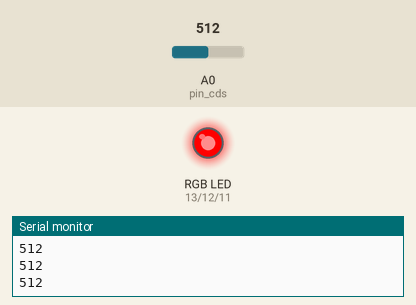
This sketch was run on a simulated Arduino Uno, built with avr-gcc and run on an emulated ATmega328P. Shown: an RGB LED mixed from three pins (HIGH = lit), the last lines printed to the serial monitor. The test bench sets the inputs (shaded band); at power-on: A0 (pin_cds) = 512.

Above: at 1.2 s.
1.3 s: A0 (pin_cds) set to 211
2.8 s: A0 (pin_cds) set to 190
At 4.0 s:
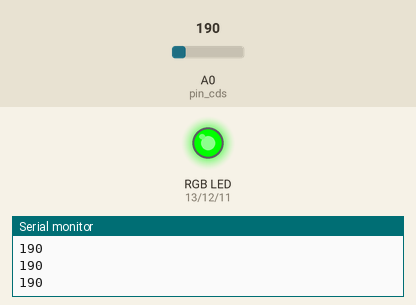
4.3 s: A0 (pin_cds) set to 110
5.8 s: A0 (pin_cds) set to 89
At 6.5 s:
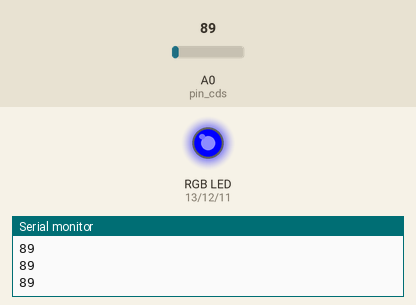
7.3 s: A0 (pin_cds) set to 122
At 7.6 s:
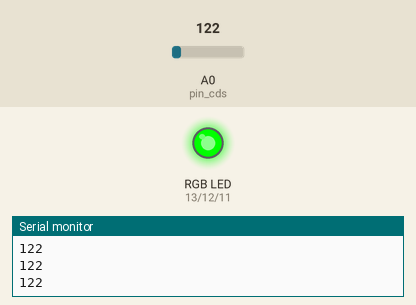
8.8 s: A0 (pin_cds) set to 90
At 10.0 s:
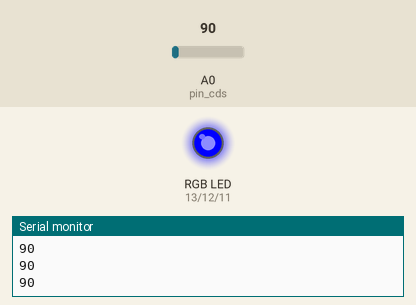
Timing chart, 0 to 11.3 s (numbered marks = the images above; inputs shaded):
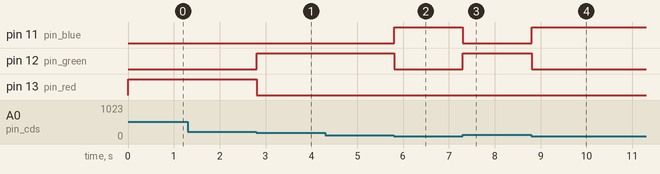

Measured:
- the behaviour switches between 200 and 199 on A0 (pin_cds) (found by bisection; images 0 and 1)
- the behaviour switches between 100 and 99 on A0 (pin_cds) (found by bisection; images 1 and 2)
- after the input at 2.8 s, pin 12 (pin_green): LOW → HIGH at once; pin 13 (pin_red): HIGH → LOW at once
- after the input at 5.8 s, pin 11 (pin_blue): LOW → HIGH at once; pin 12 (pin_green): HIGH → LOW at once
- after the input at 7.3 s, pin 11 (pin_blue): HIGH → LOW at once; pin 12 (pin_green): LOW → HIGH at once
- after the input at 8.8 s, pin 11 (pin_blue): LOW → HIGH at once; pin 12 (pin_green): HIGH → LOW at once

The sketch:

CdS__________+_RGB_LED.ino
```cpp
int pin_cds = A0;
int pin_red = 13;
int pin_green = 12;
int pin_blue = 11;

void setup() {
    Serial.begin(9600);
    pinMode(pin_red, OUTPUT);
    pinMode(pin_green, OUTPUT);
    pinMode(pin_blue, OUTPUT);
    pinMode(pin_cds, INPUT);
}

void loop() {
    int val = analogRead(pin_cds);
    Serial.println(val);

    if (val >= 200) {
        RGB_Color(255, 0, 0);
    } else if (val >= 100 && val < 200) {
        RGB_Color(0, 255, 0);
    } else {
    	RGB_Color(0, 0, 255);
    }
}

void RGB_Color(int led_red_val, int led_green_val, int led_blue_val) {
  analogWrite(pin_red, led_red_val);
  analogWrite(pin_green, led_green_val);
  analogWrite(pin_blue, led_blue_val);
}
```
